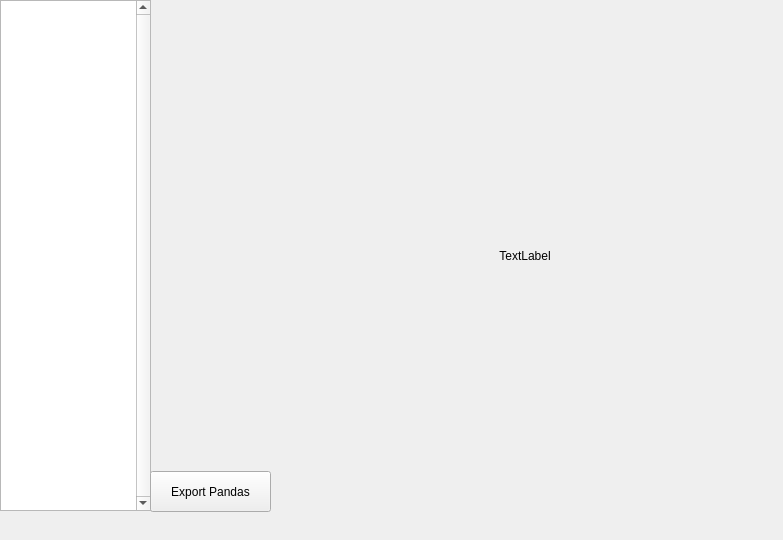
<?xml version="1.0" encoding="UTF-8"?>
<ui version="4.0">
    <class>Form</class>
    <widget class="QWidget" name="Form">
        <property name="geometry">
            <rect>
                <x>0</x>
                <y>0</y>
                <width>783</width>
                <height>540</height>
            </rect>
        </property>
        <property name="windowTitle">
            <string>Form</string>
        </property>
        <widget class="Eb3ImageQLabel" name="movieImgLabel">
            <property name="geometry">
                <rect>
                    <x>270</x>
                    <y>0</y>
                    <width>510</width>
                    <height>512</height>
                </rect>
            </property>
            <property name="text">
                <string>TextLabel</string>
            </property>
            <property name="scaledContents">
                <bool>true</bool>
            </property>
            <property name="alignment">
                <set>Qt::AlignCenter</set>
            </property>
        </widget>
        <widget class="QTreeView" name="experimentsTreeView">
            <property name="geometry">
                <rect>
                    <x>0</x>
                    <y>0</y>
                    <width>151</width>
                    <height>511</height>
                </rect>
            </property>
            <property name="verticalScrollBarPolicy">
                <enum>Qt::ScrollBarAlwaysOn</enum>
            </property>
        </widget>
        <widget class="QPushButton" name="exportPandasButton">
            <property name="geometry">
                <rect>
                    <x>150</x>
                    <y>471</y>
                    <width>121</width>
                    <height>41</height>
                </rect>
            </property>
            <property name="text">
                <string>Export Pandas</string>
            </property>
        </widget>
        <widget class="QLabel" name="currImageLabel">
            <property name="geometry">
                <rect>
                    <x>160</x>
                    <y>520</y>
                    <width>581</width>
                    <height>16</height>
                </rect>
            </property>
            <property name="text">
                <string/>
            </property>
        </widget>
    </widget>
    <customwidgets>
        <customwidget>
            <class>Eb3ImageQLabel</class>
            <extends>QLabel</extends>
            <header>gui_eb3_image_qlabel</header>
        </customwidget>
    </customwidgets>
    <resources/>
    <connections/>
</ui>
